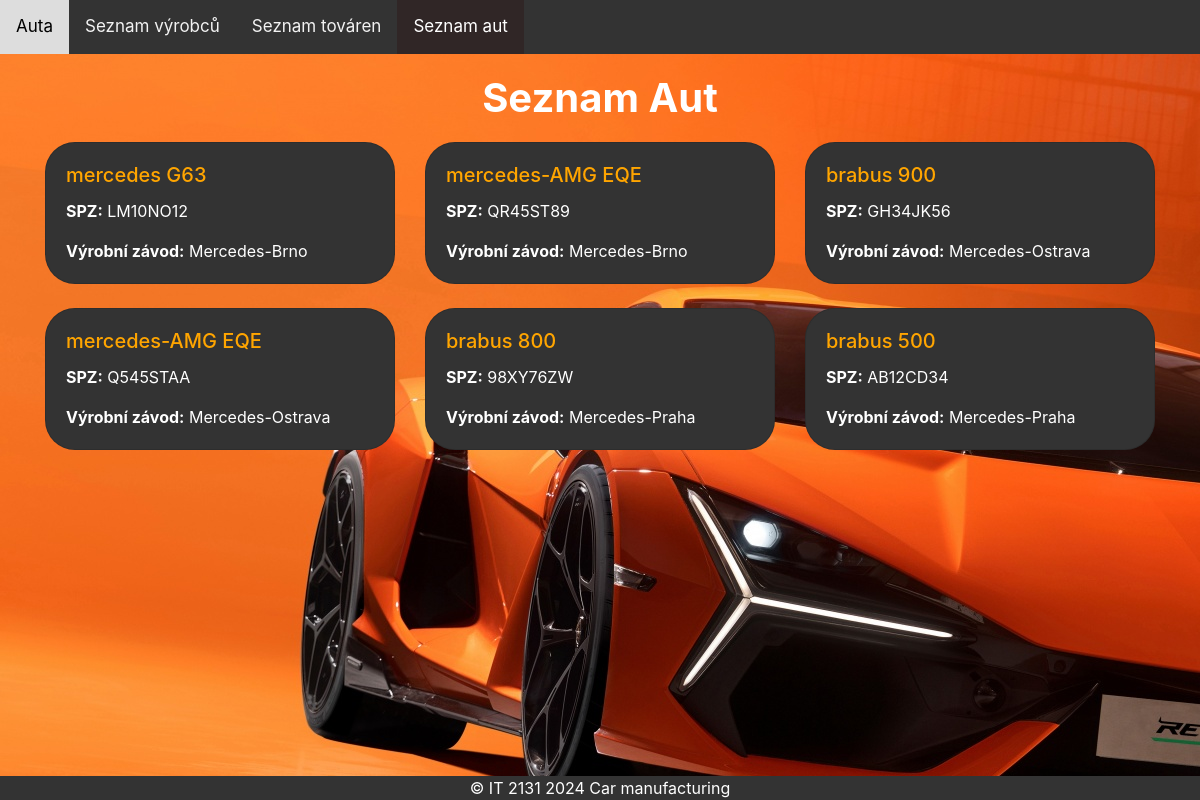
The page /auta/ on the database its author committed.
### auta/models.py (models this page shows, shortened)
class Auto(models.Model):
    MAX_DELKA_MODELU = 50
    DELKA_SPZ = 8
    MIN_ROK_VYROBY = 2000
    MAX_ROK_VYROBY = timezone.now().year
    DRUH_PREVODOVKY = [
        ('manuální', 'Manuální'),
        ('automatická', 'Automatická'),
    ]
    DRUH_PALIVA = [
        ('benzín', 'Benzín'),
        ('nafta', 'Nafta'),
        ('elektrika', 'Elektrika'),
    ]
    MODELY = [
        ('brabus 500', 'Brabus 500'),
        ('brabus 800', 'Brabus 800'),
        ('brabus 900', 'Brabus 900'),
        ('mercedes G63', 'Mercedes G63'),
        ('mercedes G65', 'Mercedes G65'),
        ('mercedes-AMG EQE', 'Mercedes-AMG EQE'),
    ]
    model = models.CharField(verbose_name='Typ modelu', default='Brabus 900', max_length=45,
                                  choices=MODELY)
    spz = models.CharField(max_length=DELKA_SPZ, verbose_name='SPZ', help_text='SPZ',
                           validators=[RegexValidator(r'^[A-Z0-9]{8}$')])
    rok_vyroby = models.PositiveSmallIntegerField(null=True, blank=True, verbose_name='Rok výroby',
                                                  help_text='Zadej rok výroby',
                                                  validators=[MinValueValidator(MIN_ROK_VYROBY),
                                                              MaxValueValidator(MAX_ROK_VYROBY)])
    prevodovka = models.CharField(verbose_name='Typ převodovky', default='manuální', max_length=15,
                                  choices=DRUH_PREVODOVKY)
    palivo = models.CharField(verbose_name='Typ paliva', default='benzín', max_length=10, choices=DRUH_PALIVA)
    zavod = models.ForeignKey('VyrobniZavod', verbose_name='Výrobní závod', on_delete=models.CASCADE)
    class Meta:
        verbose_name = 'Auto'
        verbose_name_plural = 'Auta'
        ordering = ['zavod', '-rok_vyroby']

class VyrobniZavod(models.Model):
    nazev = models.CharField(max_length=100, verbose_name='Název', help_text='Zadejte název výrobního závodu')
    adresa = models.CharField(max_length=200, verbose_name='Adresa', help_text='Zadejte adresu výrobního závodu')
    vyrobce = models.ForeignKey('Vyrobce', verbose_name='Výrobce', on_delete=models.CASCADE)
    class Meta:
        verbose_name = 'Továrna'
        verbose_name_plural = 'Továrny'
        ordering = ['nazev']

### auta/views.py (the view)
# urls.py: path('auta/', views.auto_list, name='auto_list'),
def auto_list(request):
    auta = Auto.objects.all()
    return render(request, 'auto_list.html', {'auta': auta})

### auta/templates/auto_list.html (shortened to what this page needs)
<!DOCTYPE html>
<html lang="en">
<head>
    {% load static %}
    <link rel="stylesheet" href="{% static 'bootstrap/bootstrap.min.css' %}">
    <link rel="stylesheet" href="{% static 'css/styles.css' %}">
</head>
<body class="bg">
<header>
    <div class="topnav">
        <a href="{% url 'auto_list' %}">Auta</a>
        <a href="{% url 'vyrobce_list' %}">Seznam výrobců</a>
        <a href="{% url 'zavod_list' %}">Seznam továren</a>
        <a class="active" href="{% url 'auto_list' %}">Seznam aut</a>
    </div>
</header>
<main>
    <h1 class="centricek">Seznam Aut</h1>
    <div class="container">
        <div class="row">
            {% for auto in auta %}
            <div class="col-md-4">
                <div class="card mb-4 bgs">
                    <div class="card-body bgs">
                        <h5 class="card-title">
                            <a href="{% url 'auto_detail' auto.id %}" class="custom-link">{{ auto.model }}</a>
                        </h5>
                        <p class="card-text"><strong>SPZ:</strong> {{ auto.spz }}</p>
                        <p class="card-text"><strong>Výrobní závod:</strong> {{ auto.zavod.nazev }}</p>
                    </div>
                </div>
            </div>
            {% endfor %}
        </div>
    </div>
</main>
<footer>
    &copy; IT 2131 2024 Car manufacturing
</footer>
</body>
</html>

### auta/static/css/styles.css (style rules this page uses)
.topnav { overflow: hidden !important; background-color: #333 !important; }
.topnav a { float: left !important; color: #f2f2f2 !important; text-align: center !important; padding: 14px 16px !important; text-decoration: none !important; font-size: 17px !important; }
.topnav a.active { background-color: #302626 !important; color: white !important; }
footer { position: fixed; left: 0; bottom: 0; width: 100%; background-color: #333; color: white; text-align: center; }
.centricek { text-align: center; color: white; font-weight: bold; margin: 20px 0 20px 0; }
.bg { background-image: url('../img/ok.jpeg'); }
.bgs { background-color: #333; color: white; border-radius: 30px; }
.custom-link { color: orange; text-decoration: none; }

### rows shown on the page
Auto: model "mercedes G63", spz "LM10NO12", zavod.nazev "Mercedes-Brno"
Auto: model "mercedes-AMG EQE", spz "QR45ST89", zavod.nazev "Mercedes-Brno"
Auto: model "brabus 900", spz "GH34JK56", zavod.nazev "Mercedes-Ostrava"
Auto: model "mercedes-AMG EQE", spz "Q545STAA", zavod.nazev "Mercedes-Ostrava"
Auto: model "brabus 800", spz "98XY76ZW", zavod.nazev "Mercedes-Praha"
Auto: model "brabus 500", spz "AB12CD34", zavod.nazev "Mercedes-Praha"
